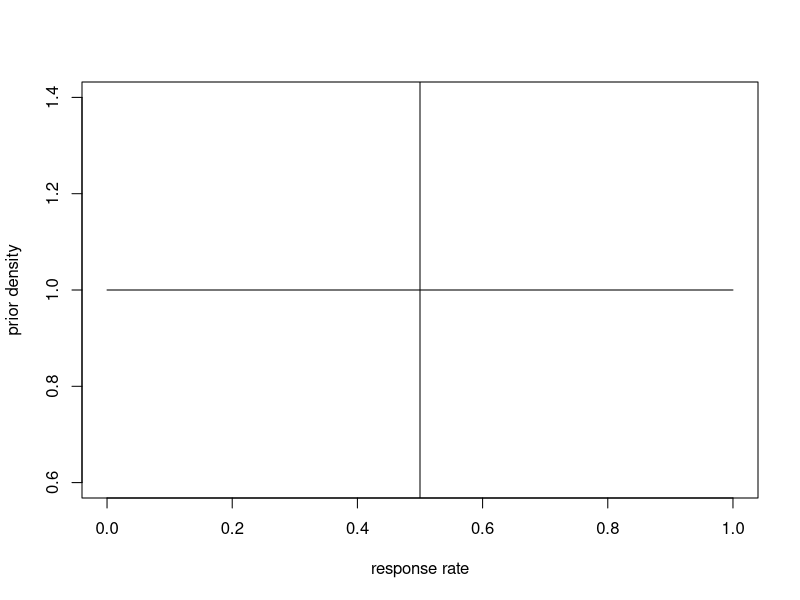
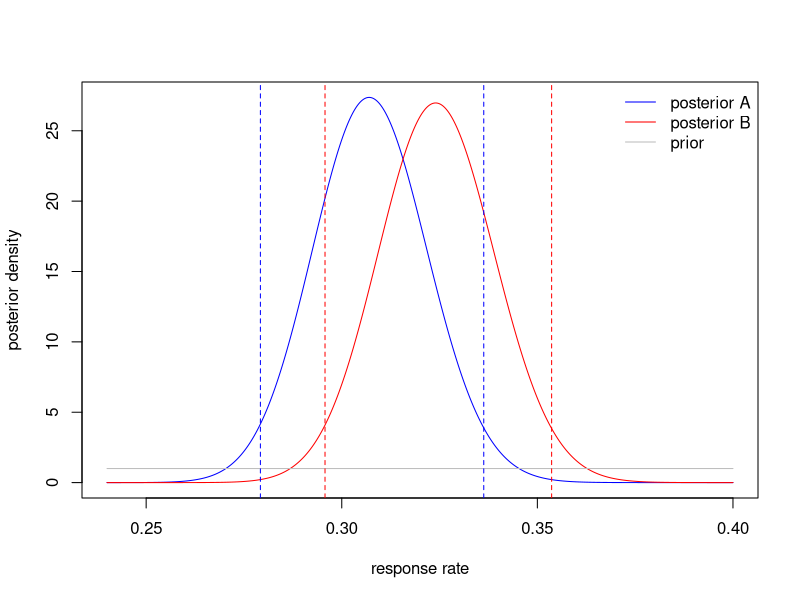

These figures' R source, in order:
## ---- chunk 1
knitr::opts_chunk$set(echo = TRUE)
rm(list = ls())

# PACKAGES
library(tidyverse)
library(knitr)
library(kableExtra)
library(readr)
## ---- chunk 2
N = 100000 # Customer base
n = 5000 # number in test sample
c = 1 # cost
m = 25 # margin

# Success (Prob=0.4)
p_s = 0.05
# Failure (Prob=0.6)
p_f = 0.03
## ---- chunk 3
profit_notest = N*((0.4)*((p_s*m-c))+(0.6)*((p_f*m-c)))
## ---- chunk 4
cat("Expected Profit without doing the test: -$", abs(profit_notest))
## ---- chunk 5
profit_test <- (0.4)*((N)*(p_s*m-c))+(0.6)*((n)*(p_f*m-c))-0 
## ---- chunk 6
cat("Expected Profit if we run the test: $", abs(profit_test))
## ---- chunk 7
set.seed(19312)

n <- 1000 # obs for A
n <- 1000 # obs for B

# Conversion Rates
ybar_A <- 30.7*0.01
ybar_B <- 32.4*0.01
## ---- chunk 8
prior_a = 1
prior_b = 1

xx <- seq(0, 1,length=100)
plot(xx, y=dbeta(xx, shape1=prior_a, shape2 = prior_b), 
     type="l", col="black", xlab="response rate", ylab="prior density")
abline(v=prior_a/(prior_a+prior_b))
## ---- chunk 9
#posterior distribution 
postA_a = prior_a + n*ybar_A
postA_b = prior_b + n - n*ybar_A
postB_a = prior_a + n*ybar_B
postB_b = prior_b + n - n*ybar_B
## ---- chunk 10
cat("Posterior Response Rate of A", round(postA_a/(postA_a+postA_b),2),"\n")

cat("Posterior Response Rate of B", round(postB_a/(postB_a+postB_b),2))
## ---- chunk 11
set.seed(19312)
B <- 10000
post_draws_A <- rbeta(B,postA_a,postA_b)
post_draws_B <- rbeta(B,postB_a,postB_b)
prob = sum(post_draws_B>post_draws_A)/B
## ---- chunk 12
cat("Probability that B>A is", round(prob,3) )
## ---- chunk 13
ci95_A <- qbeta(c(0.025, 0.975), shape1=postA_a, shape2 = postA_b) # CI for A
ci95_B <- qbeta(c(0.025, 0.975), shape1=postB_a, shape2 = postB_b) # CI for B
## ---- chunk 14
cat("[", round(ci95_A, 2), "]", "\n")
cat("[", round(ci95_B, 2), "]", "\n")
## ---- chunk 15
xx=seq(0.24,0.4,length=1000)

plot(xx, y=dbeta(xx, shape1=postA_a, shape2 = postA_b), 
     type="l", col="blue", xlab="response rate", ylab="posterior density")
lines(xx, y=dbeta(xx, shape1=postB_a, shape2 = postB_b), 
     type="l", col="red", xlab="response rate", ylab="posterior density")
lines(xx, y=dbeta(xx, shape1=prior_a, shape2 = prior_b), type="l", col="gray")
legend("topright", col=c("blue", "red", "grey"), legend=c("posterior A", "posterior B", "prior"), bty="n", lty=1)
text(x = .34,y= 58, paste("P(m_A < m_B) = ", round(prob,3)))
abline(v=ci95_A, col="blue", lty=2)
abline(v=ci95_B, col="red", lty=2)
## ---- chunk 16
set.seed(19312)
N <- 50000 # available population
s <- 2  # how variable the profit is from one customer to another.
sigma <- 0.5 # range of expected conversation rates across previous treatments
mu <- 5  # NOT RELEVANT: average conversion rate across previous treatments

## ---- chunk 17
cat("Optimal Test Sample Size:", round(sqrt(N/4*(s/sigma)^2 + (3/4*(s/sigma)^2)^2) - 3/4*(s/sigma)^2,0) )
